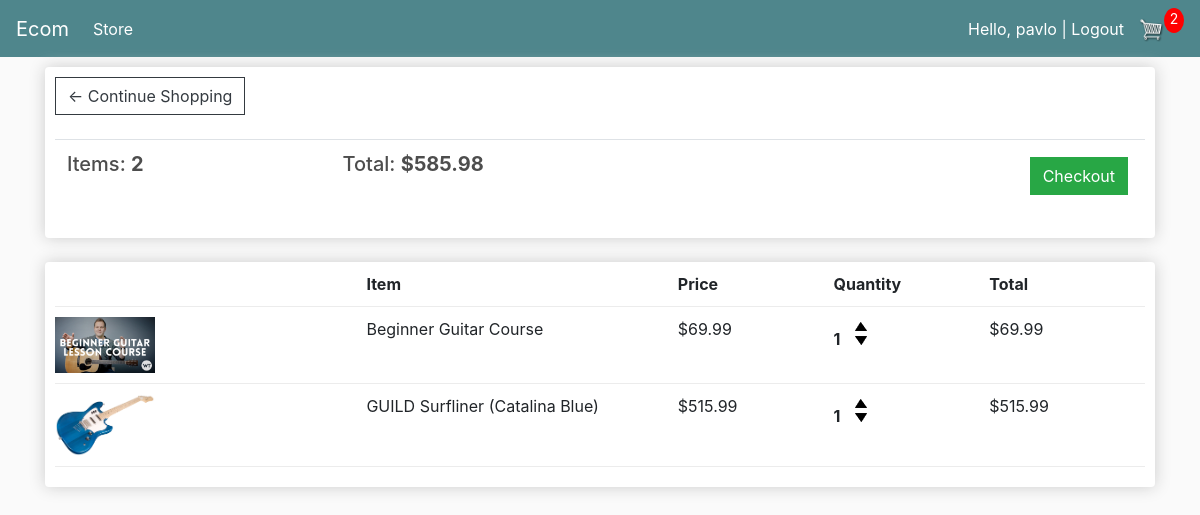
The app's page /cart/ (signed in) with its own data.
### store/models.py (models this page shows, shortened)
class Order(models.Model):
	customer = models.ForeignKey(Customer, on_delete=models.SET_NULL, null=True, blank=True)
	date_ordered = models.DateTimeField(auto_now_add=True)
	complete = models.BooleanField(default=False)
	transaction_id = models.CharField(max_length=100, null=True)
	@property
	def get_cart_total(self):
		orderitems = self.orderitem_set.all()
		total = sum([item.get_total for item in orderitems])
		return total
	@property
	def get_cart_items(self):
		orderitems = self.orderitem_set.all()
		total = sum([item.quantity for item in orderitems])
		return total

class OrderItem(models.Model):
	product = models.ForeignKey(Product, on_delete=models.SET_NULL, null=True)
	order = models.ForeignKey(Order, on_delete=models.SET_NULL, null=True)
	quantity = models.IntegerField(default=0, null=True, blank=True)
	date_added = models.DateTimeField(auto_now_add=True)
	@property
	def get_total(self):
		total = self.product.price * self.quantity
		return total

class Product(models.Model):
	name = models.CharField(max_length=200)
	price = models.DecimalField(max_digits=7, decimal_places=2)
	digital = models.BooleanField(default=False,null=True, blank=True)
	image = models.ImageField(null=True, blank=True)
	@property
	def imageURL(self):
		try:
			url = self.image.url
		except:
			url = ''
		return url

### store/views.py (the view)
# urls.py: path("cart/", views.cart, name="cart"),
def cart(request):
    data = cartData(request)
    cartItems = data["cartItems"]
    order = data["order"]
    items = data["items"]
    context = {"items": items, "order": order, "cartItems": cartItems}
    return render(request, "store/cart.html", context)

### store/utils.py (called while the page is built)
def cartData(request):
    if request.user.is_authenticated:
        customer = request.user.customer
        order, created = Order.objects.get_or_create(customer=customer, complete=False)
        items = order.orderitem_set.all()
        cartItems = order.get_cart_items
    else:
        cookieData = cookieCart(request)
        cartItems = cookieData["cartItems"]
        order = cookieData["order"]
        items = cookieData["items"]
    return {"cartItems": cartItems, "order": order, "items": items}

### store/templates/store/cart.html
{% extends "store/main.html" %}
{%load static%}
{% block content %}
<div class="row">
    <div class="col-lg-12">
        <div class="box-element">
            <a class="btn btn-outline-dark" href="{% url 'store' %}">&#x2190; Continue Shopping</a>
            <br>
            <br>
            <table class="table">
                <tr>
                    <th>
                        <h5>Items: <strong>{{order.get_cart_items}}</strong></h5>
                    </th>
                    <th>
                        <h5>Total: <strong>${{order.get_cart_total|floatformat:2}}</strong></h5>
                    </th>
                    <th>
                        <a style="float: right; margin: 5px;" class="btn btn-success"
                            href="{% url 'checkout' %}">Checkout</a>
                    </th>
                </tr>
            </table>
        </div>
        <br>
        <div class="box-element">
            <div class="cart-row">
                <div style="flex: 2;"></div>
                <div style="flex: 2;"><strong>Item</strong></div>
                <div style="flex: 1;"><strong>Price</strong></div>
                <div style="flex: 1;"><strong>Quantity</strong></div>
                <div style="flex: 1;"><strong>Total</strong></div>
            </div>
            {% for item in items %}
            <div class="cart-row">
                <div style="flex: 2;"><img class="row-image" src="{{item.product.imageURL}}" alt=""></div>
                <div style="flex: 2;">{{item.product.name}}</div>
                <div style="flex: 1;">${{item.product.price|floatformat:2}}</div>
                <div style="flex: 1;">
                    <p class="quantity">{{item.quantity}}</p>
                    <div class="quantity">
                        <img data-product="{{item.product.id}}" data-action="add" class="chg-quantity update-cart" src="{% static  'images/arrow-up.png' %}">
                        <img data-product="{{item.product.id}}" data-action="remove" class="chg-quantity update-cart" src="{% static  'images/arrow-down.png' %}">
                    </div>
                </div>
                <div style="flex: 1;">${{item.get_total}}</div>
            </div>
            {% endfor %}
        </div>
    </div>
</div>
{% endblock content %}

### store/templates/store/main.html (shortened to what this page needs)
<!DOCTYPE html>
{% load static %}
<html>
<head>
    <link rel="stylesheet" href="https://stackpath.bootstrapcdn.com/bootstrap/4.4.1/css/bootstrap.min.css"
>
    <link rel="stylesheet" type="text/css" href="{% static 'css/main.css' %}">
</head>
<body>
    <nav class="navbar navbar-expand-lg navbar-dark bg-dark">
        <a class="navbar-brand" href="{% url 'store' %}">Ecom</a>
        <div class="collapse navbar-collapse" id="navbarSupportedContent">
            <ul class="navbar-nav mr-auto">
                <li class="nav-item active">
                    <a class="nav-link" href="{% url 'store' %}">Store <span class="sr-only">(current)</span></a>
                </li>
            </ul>
            <div class="form-inline my-2 my-lg-0">
                {% if request.user.is_authenticated %}
                <span class="hello-msg">Hello, {{request.user}} |</span>
                <span><a class="hello-msg" href="{% url 'logout' %}">&nbsp;Logout</a></span>
                {% else %}
                <a href="{% url 'login' %}" class="btn btn-warning">Login</a>
                {% endif %}
                <a href="{% url 'cart' %}">
                    <img id="cart-icon" src="{% static 'images/cart.png' %}">
                </a>
                <p id="cart-total">{{cartItems}}</p>
            </div>
        </div>
    </nav>
    <div class="container">
        {% block content %}
        {% endblock content %}
    </div>
</body>
</html>

### static/css/main.css (style rules this page uses)
body { background-color: hsl(0, 0%, 98%); }
h1,h2,h3,h4,h5,h6 { color:hsl(0, 0%, 30%); }
.box-element { box-shadow:hsl(0, 0%, 80%) 0 0 16px; background-color: #fff; border-radius: 4px; padding: 10px; }
.bg-dark { background-color: #4f868c!important; }
#cart-icon { width:25px; display: inline-block; margin-left: 15px; }
#cart-total { display: block; text-align: center; color:#fff; background-color: red; width: 20px; height: 25px; border-radius: 50%; font-size: 14px; }
.col-lg-4, .col-lg-6, .col-lg-8, .col-lg-12 { margin-top: 10px; }
.btn { border-radius: 0; }
.row-image { width: 100px; }
.cart-row { display: flex; align-items: flex-stretch; padding-bottom: 10px; margin-bottom: 10px; border-bottom: 1px solid #ececec; }
.quantity { display: inline-block; font-weight: 700; padding-right:10px; }
.chg-quantity { width: 12px; cursor: pointer; display: block; margin-top: 5px; transition:.1s; }

### store/templates/store/main.html (style rules this page uses)
.hello-msg { color : white; }

### records on screen
Order: get_cart_items "2", get_cart_total "585.98"
OrderItem: product.imageURL (picture), product.name "Beginner Guitar Course", product.price "69.99", quantity "1", get_total "69.99"
OrderItem: product.imageURL (picture), product.name "GUILD Surfliner (Catalina Blue)", product.price "515.99", quantity "1", get_total "515.99"

### other values on screen
{{ request.user }} "pavlo"
{{ cartItems }} "2"
